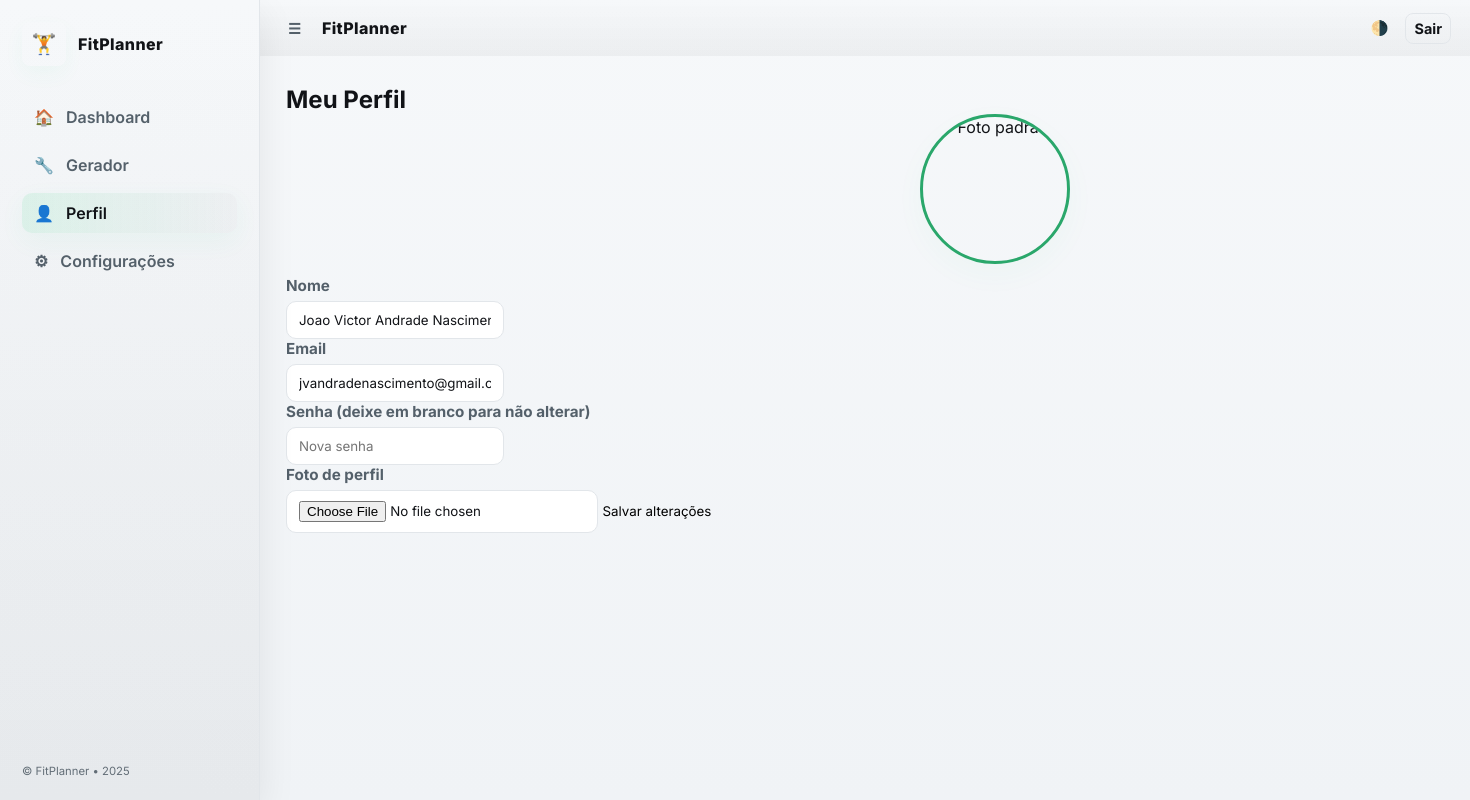
Before: /perfil (signed in) with the older database file.
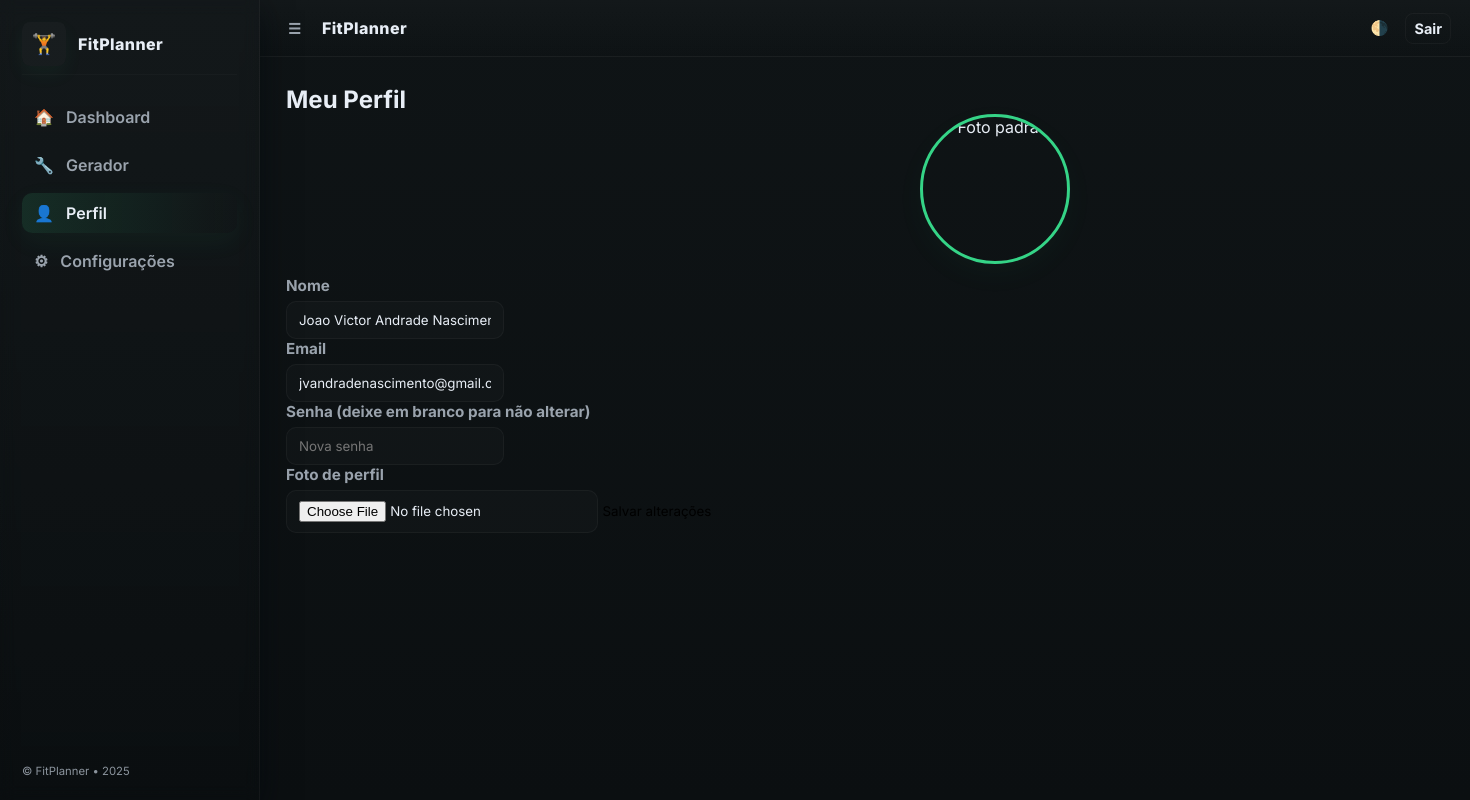
After: the same page with the newer database file.
### app.py (models this page shows)
class User(db.Model, UserMixin):
    id = db.Column(db.Integer, primary_key=True)
    nome = db.Column(db.String(100))
    email = db.Column(db.String(120), unique=True, nullable=False)
    senha = db.Column(db.String(200), nullable=False)
    foto = db.Column(db.String(200), default=None)
    theme = db.Column(db.String(20), default="dark")  # default dark

### app.py (the view, shortened to what this page needs)
@app.route('/perfil', methods=['GET', 'POST'])
@login_required
def perfil():
    return render_template("perfil.html")

### app.py (called while the page is built)
@login_manager.user_loader
def load_user(user_id):
    return User.query.get(int(user_id))

### templates/perfil.html
{% extends "base.html" %}
{% block content %}
<div class="form-box">
  <h2>Meu Perfil</h2>
  <form method="POST" enctype="multipart/form-data">
    <div style="text-align:center;">
      {% if current_user.foto %}
        <img src="{{ url_for('uploaded_file', filename=current_user.foto) }}" class="profile-pic" alt="Foto">
      {% else %}
        <img src="{{ url_for('static', filename='img/user-placeholder.png') }}" class="profile-pic" alt="Foto padrão">
      {% endif %}
    </div>
    <label>Nome</label>
    <input type="text" name="nome" value="{{ current_user.nome }}" required>
    <label>Email</label>
    <input type="email" name="email" value="{{ current_user.email }}" required>
    <label>Senha (deixe em branco para não alterar)</label>
    <input type="password" name="senha" placeholder="Nova senha">
    <label>Foto de perfil</label>
    <input type="file" name="foto" accept="image/*">
    <button type="submit">Salvar alterações</button>
  </form>
</div>
{% endblock %}

Changed rows visible on the page:
changed User "Joao Victor Andrade Nascimento Ramalho": theme "light" → "dark" (drawn)
Other visible differences:
text no longer shown: "Salvar alterações"
